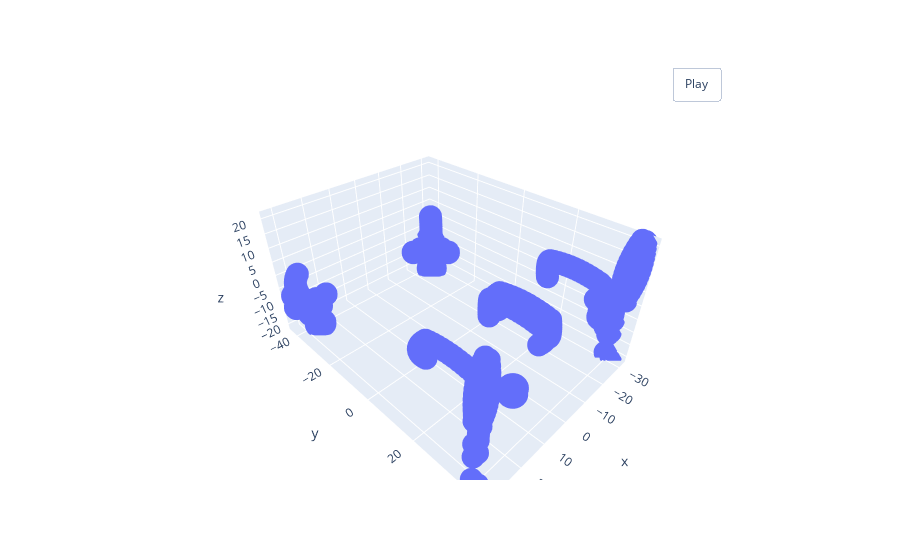

This figure's notebook cell:
### Markdown cell above
This mesh definitely looks like a bed.

### Code cell
visualize_rotate([go.Scatter3d(x=x, y=y, z=z,
                                   mode='markers')]).show()

### Figure 1 — Plotly figure (JSON) as saved in the notebook; plotly's stock layout.template omitted (floating-point values rounded to 4 significant figures; data arrays with more than 128 entries replaced by an {"elided": "..."} marker saying what was removed)
{"data": [{"mode": "markers", "type": "scatter3d", "x": {"elided": "2095 float values"}, "y": {"elided": "2095 float values"}, "z": {"elided": "2095 float values"}}], "layout": {"updatemenus": [{"buttons": [{"args": [null, {"frame": {"duration": 50, "redraw": true}, "fromcurrent": true, "mode": "immediate", "transition": {"duration": 0}}], "label": "Play", "method": "animate"}], "pad": {"r": 10, "t": 45}, "showactive": false, "type": "buttons", "x": 0.8, "xanchor": "left", "y": 1, "yanchor": "bottom"}]}}
